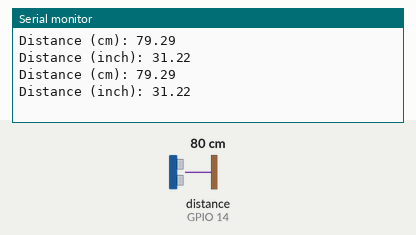
The program below on a simulated ESP8266 (NodeMCU). Parts: the last lines printed to the serial monitor. Wiring (inferred from the names in the program): ultrasonic range finder: trigger GPIO 12; echo GPIO 14. Inputs (shaded band) come from the test bench; at power-on: distance to the obstacle (sensor on GPIO 14) 80 cm. The echo pulse lasts 58.3 µs per cm.

Above: at 1.8 s.
1.9 s: distance to the obstacle (sensor on GPIO 14) set to 2 cm
At 2.8 s:
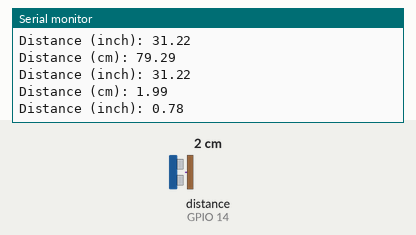
3.4 s: distance to the obstacle (sensor on GPIO 14) set to 4 cm
At 4.8 s:
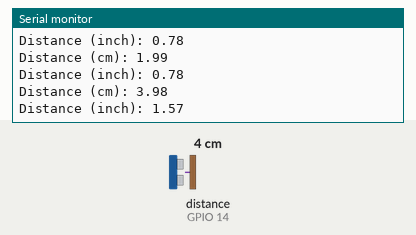
Timing chart, 0 to 6.4 s (numbered marks = the images above; inputs shaded):
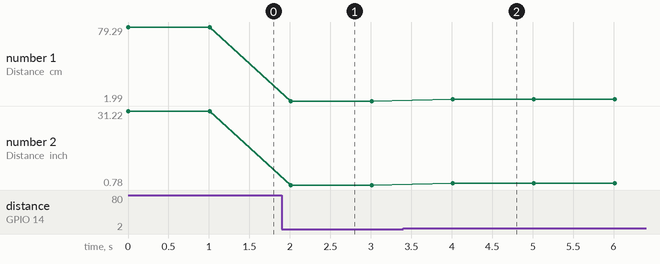

Measured:
- after the input at 1.9 s, the serial monitor: prints a new line after 0.11 s (image 1)
- after the input at 3.4 s, the serial monitor: prints a new line after 0.61 s (image 2)
- plotted number 1: 79.29 → 1.99 after the input at 1.9 s, 1.99 → 3.98 after the input at 3.4 s
- plotted number 2: 31.22 → 0.78 after the input at 1.9 s, 0.78 → 1.57 after the input at 3.4 s

The program:

main.cpp
```cpp
#include <Arduino.h>

#define TRIGGER_PIN 12
#define ECHO_PIN 14
#define SOUND_VELOCITY 0.034 // define sound velocity in cm/uS
#define CM_TO_INCH 0.393701

long duration;
float distanceCm;
float distanceInch;

void setup(){
	Serial.begin(115200);	  // Starts the serial communication
	pinMode(TRIGGER_PIN, OUTPUT); // Sets the TRIGGER_PIN as an Output
	pinMode(ECHO_PIN, INPUT);  // Sets the ECHO_PIN as an Input
}

void loop(){
	// Clears the TRIGGER_PIN
	digitalWrite(TRIGGER_PIN, LOW);
	delayMicroseconds(2);

	// Sets the TRIGGER_PIN on HIGH state for 10 micro seconds
	digitalWrite(TRIGGER_PIN, HIGH);
	delayMicroseconds(10);
	digitalWrite(TRIGGER_PIN, LOW);

	// Read the ECHO_PIN, returns the sound wave travel time in microseconds
	duration = pulseIn(ECHO_PIN, HIGH);

	// Calculate the distance
	distanceCm = duration * SOUND_VELOCITY / 2;

	// Convert to inches
	distanceInch = distanceCm * CM_TO_INCH;

	// Prints the distance on the Serial Monitor
	Serial.print("Distance (cm): ");
	Serial.println(distanceCm);
	Serial.print("Distance (inch): ");
	Serial.println(distanceInch);

	delay(1000);
}
```
